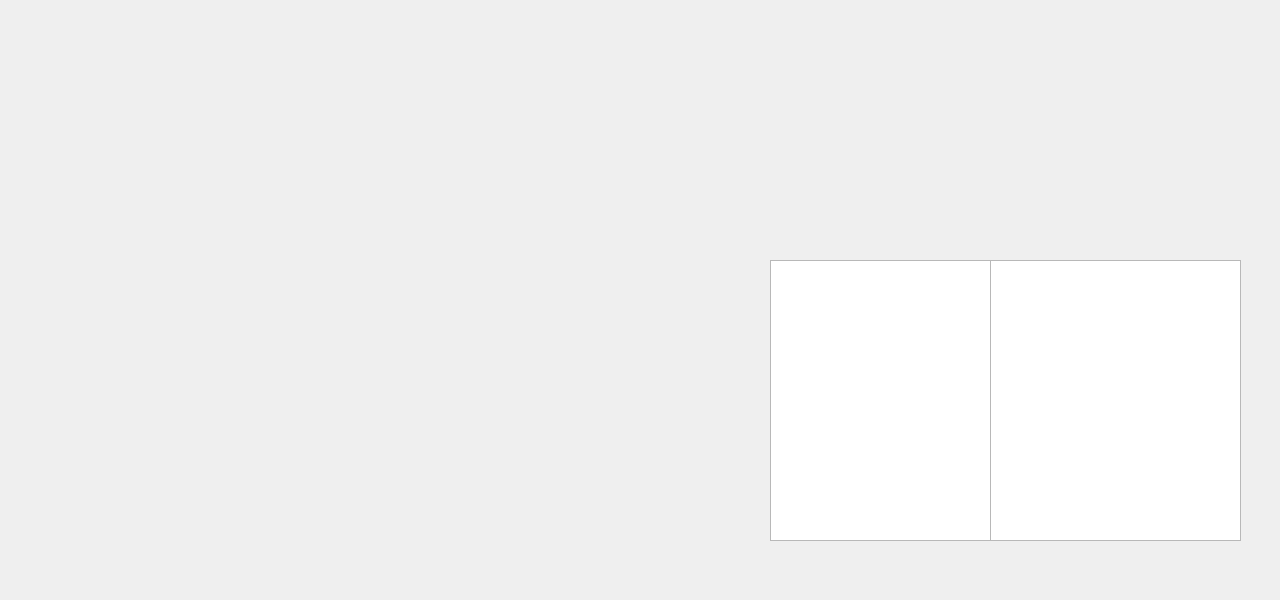
<?xml version="1.0" encoding="UTF-8"?>
<ui version="4.0">
 <class>showpr</class>
 <widget class="QMainWindow" name="showpr">
  <property name="geometry">
   <rect>
    <x>0</x>
    <y>0</y>
    <width>1280</width>
    <height>600</height>
   </rect>
  </property>
  <property name="minimumSize">
   <size>
    <width>1280</width>
    <height>600</height>
   </size>
  </property>
  <property name="maximumSize">
   <size>
    <width>1280</width>
    <height>600</height>
   </size>
  </property>
  <property name="windowTitle">
   <string>MainWindow</string>
  </property>
  <widget class="QWidget" name="centralwidget">
   <widget class="QLabel" name="label">
    <property name="geometry">
     <rect>
      <x>0</x>
      <y>0</y>
      <width>1280</width>
      <height>600</height>
     </rect>
    </property>
    <property name="minimumSize">
     <size>
      <width>1280</width>
      <height>600</height>
     </size>
    </property>
    <property name="maximumSize">
     <size>
      <width>1280</width>
      <height>600</height>
     </size>
    </property>
    <property name="styleSheet">
     <string notr="true">background-image: url(:/new/prefix1/pictures/bg4.jpg);</string>
    </property>
    <property name="text">
     <string/>
    </property>
   </widget>
   <widget class="QLabel" name="label_2">
    <property name="geometry">
     <rect>
      <x>40</x>
      <y>40</y>
      <width>691</width>
      <height>501</height>
     </rect>
    </property>
    <property name="font">
     <font>
      <pointsize>70</pointsize>
     </font>
    </property>
    <property name="styleSheet">
     <string notr="true"/>
    </property>
    <property name="text">
     <string/>
    </property>
    <property name="scaledContents">
     <bool>true</bool>
    </property>
    <property name="alignment">
     <set>Qt::AlignCenter</set>
    </property>
   </widget>
   <widget class="QLabel" name="label_3">
    <property name="geometry">
     <rect>
      <x>770</x>
      <y>40</y>
      <width>481</width>
      <height>221</height>
     </rect>
    </property>
    <property name="font">
     <font>
      <pointsize>70</pointsize>
     </font>
    </property>
    <property name="styleSheet">
     <string notr="true"/>
    </property>
    <property name="text">
     <string/>
    </property>
    <property name="alignment">
     <set>Qt::AlignCenter</set>
    </property>
   </widget>
   <widget class="QListWidget" name="listWidget">
    <property name="geometry">
     <rect>
      <x>770</x>
      <y>260</y>
      <width>221</width>
      <height>281</height>
     </rect>
    </property>
    <property name="styleSheet">
     <string notr="true">color: rgb(0, 0, 0);</string>
    </property>
   </widget>
   <widget class="LogoLabel" name="label_4">
    <property name="geometry">
     <rect>
      <x>350</x>
      <y>540</y>
      <width>60</width>
      <height>60</height>
     </rect>
    </property>
    <property name="text">
     <string/>
    </property>
   </widget>
   <widget class="LogoLabel" name="label_5">
    <property name="geometry">
     <rect>
      <x>1220</x>
      <y>540</y>
      <width>60</width>
      <height>60</height>
     </rect>
    </property>
    <property name="text">
     <string/>
    </property>
   </widget>
   <widget class="LogoLabel" name="label_6">
    <property name="geometry">
     <rect>
      <x>0</x>
      <y>260</y>
      <width>41</width>
      <height>61</height>
     </rect>
    </property>
    <property name="text">
     <string/>
    </property>
   </widget>
   <widget class="LogoLabel" name="label_7">
    <property name="geometry">
     <rect>
      <x>730</x>
      <y>260</y>
      <width>41</width>
      <height>61</height>
     </rect>
    </property>
    <property name="text">
     <string/>
    </property>
   </widget>
   <widget class="QListWidget" name="listWidget_2">
    <property name="geometry">
     <rect>
      <x>990</x>
      <y>260</y>
      <width>251</width>
      <height>281</height>
     </rect>
    </property>
    <property name="styleSheet">
     <string notr="true">color: rgb(0, 0, 0);</string>
    </property>
   </widget>
  </widget>
 </widget>
 <customwidgets>
  <customwidget>
   <class>LogoLabel</class>
   <extends>QLabel</extends>
   <header location="global">logolabel.h</header>
  </customwidget>
 </customwidgets>
 <resources/>
 <connections/>
</ui>
